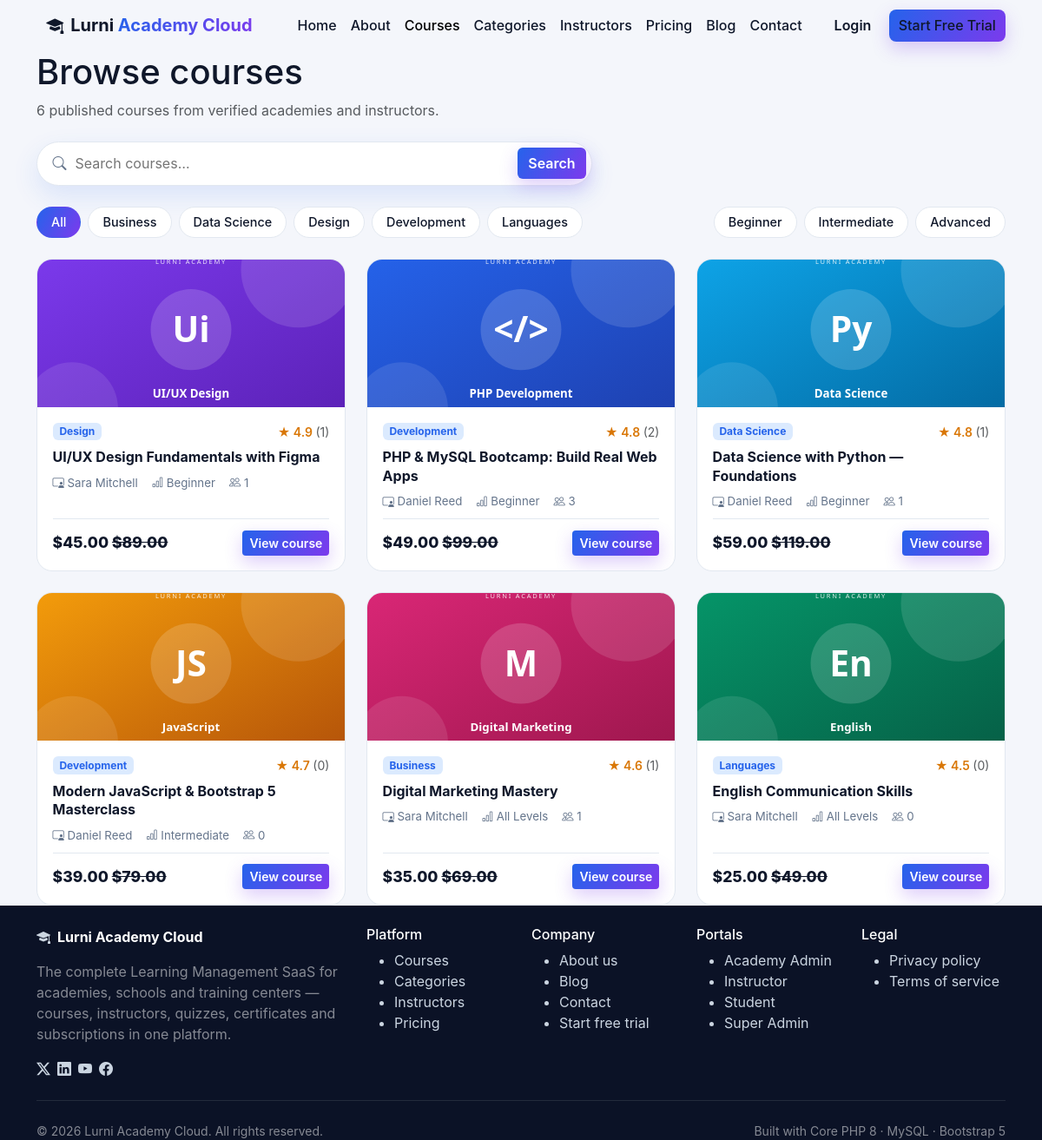
/courses.php, run on the app's committed database.
### tables this page shows
CREATE TABLE courses (
  id INT UNSIGNED AUTO_INCREMENT PRIMARY KEY,
  tenant_id INT UNSIGNED NOT NULL,
  instructor_id INT UNSIGNED NULL,
  category_id INT UNSIGNED NULL,
  title VARCHAR(190) NOT NULL,
  slug VARCHAR(190) NOT NULL,
  subtitle VARCHAR(255) NULL,
  description TEXT NULL,
  objectives TEXT NULL,
  requirements TEXT NULL,
  thumbnail VARCHAR(255) NULL,
  level ENUM('beginner','intermediate','advanced','all_levels') NOT NULL DEFAULT 'beginner',
  price DECIMAL(10,2) NOT NULL DEFAULT 0,
  old_price DECIMAL(10,2) NULL,
  language VARCHAR(60) NOT NULL DEFAULT 'English',
  rating DECIMAL(3,2) NOT NULL DEFAULT 0,
  status ENUM('draft','published','archived') NOT NULL DEFAULT 'draft',
  approval_status ENUM('pending','approved','rejected') NOT NULL DEFAULT 'approved',
  visibility ENUM('public','unlisted','private') NOT NULL DEFAULT 'public',
  is_featured TINYINT(1) NOT NULL DEFAULT 0,
  duration_minutes INT UNSIGNED NOT NULL DEFAULT 0,
  created_at DATETIME NOT NULL DEFAULT CURRENT_TIMESTAMP,
  updated_at DATETIME NOT NULL DEFAULT CURRENT_TIMESTAMP ON UPDATE CURRENT_TIMESTAMP,
  UNIQUE KEY uq_course_tenant_slug (tenant_id, slug),
  INDEX idx_course_tenant_status (tenant_id, status),
  CONSTRAINT fk_course_tenant FOREIGN KEY (tenant_id) REFERENCES tenants(id) ON DELETE CASCADE,
  CONSTRAINT fk_course_instructor FOREIGN KEY (instructor_id) REFERENCES instructors(id) ON DELETE SET NULL,
  CONSTRAINT fk_course_category FOREIGN KEY (category_id) REFERENCES categories(id) ON DELETE SET NULL
);

CREATE TABLE categories (
  id INT UNSIGNED AUTO_INCREMENT PRIMARY KEY,
  tenant_id INT UNSIGNED NOT NULL,
  name VARCHAR(120) NOT NULL,
  slug VARCHAR(120) NOT NULL,
  icon VARCHAR(60) NULL,
  color VARCHAR(20) NULL,
  description VARCHAR(255) NULL,
  status ENUM('active','hidden') NOT NULL DEFAULT 'active',
  created_at DATETIME NOT NULL DEFAULT CURRENT_TIMESTAMP,
  UNIQUE KEY uq_cat_tenant_slug (tenant_id, slug),
  CONSTRAINT fk_cat_tenant FOREIGN KEY (tenant_id) REFERENCES tenants(id) ON DELETE CASCADE
);

### includes/functions.php (called while the page is built, shortened)
<?php
function e(?string $v): string { return htmlspecialchars($v ?? '', ENT_QUOTES, 'UTF-8'); }
function getp(string $key, string $default = ''): string { return trim((string)($_GET[$key] ?? $default)); }
function money($n): string { return '$' . number_format((float)$n, 2); }
function paginate(int $total, int $perPage = 10): array {
    $page = max(1, (int)($_GET['page'] ?? 1));
    $pages = max(1, (int)ceil($total / $perPage));
    return ['page' => $page, 'pages' => $pages, 'offset' => ($page - 1) * $perPage, 'per' => $perPage];
}

### courses.php (the view, shortened to what this page needs)
<?php
require_once __DIR__ . '/includes/site-header.php';
$pdo = db();
$q = getp('q'); $catSlug = getp('category'); $level = getp('level');
$cats = []; $rows = []; $total = 0;
try {
    $cats = $pdo->query("SELECT name, slug FROM categories WHERE status='active' GROUP BY name, slug ORDER BY name")->fetchAll();
    $where = ["c.status='published'", "c.approval_status='approved'", "c.visibility='public'"]; $args = [];
    $sqlWhere = implode(' AND ', $where);
    $s = $pdo->prepare("SELECT COUNT(*) FROM courses c LEFT JOIN categories cat ON cat.id=c.category_id WHERE $sqlWhere");
    $s->execute($args); $total = (int)$s->fetchColumn();
    $pg = paginate($total, 12);
    $s = $pdo->prepare("SELECT c.*, cat.name AS category_name, u.name AS instructor_name,
        (SELECT COUNT(*) FROM enrollments en WHERE en.course_id=c.id) AS learners,
        (SELECT COUNT(*) FROM reviews r WHERE r.course_id=c.id AND r.status='published') AS review_count
        FROM courses c LEFT JOIN categories cat ON cat.id=c.category_id
        LEFT JOIN instructors i ON i.id=c.instructor_id LEFT JOIN users u ON u.id=i.user_id
        WHERE $sqlWhere ORDER BY c.is_featured DESC, c.rating DESC LIMIT {$pg['per']} OFFSET {$pg['offset']}");
    $s->execute($args); $rows = $s->fetchAll();
} catch (Throwable $ignored) {}
?>
<section class="page-hero">
  <div class="container">
    <h1>Browse courses</h1>
    <p class="text-muted mb-0"><?= $total ?> published course<?= $total === 1 ? '' : 's' ?> from verified academies and instructors.</p>
    <form class="hero-search mt-4" action="/courses.php" method="get" style="max-width:640px">
      <i class="bi bi-search"></i>
      <input type="search" name="q" value="<?= e($q) ?>" placeholder="Search courses…">
      <button class="btn btn-gradient" type="submit">Search</button>
    </form>
  </div>
</section>
<section class="section-pad pt-4">
  <div class="container">
    <div class="d-flex flex-wrap gap-2 mb-4">
      <a class="filter-chip <?= $catSlug === '' ? 'active' : '' ?>" href="/courses.php<?= $q ? '?q=' . urlencode($q) : '' ?>">All</a>
      <?php foreach ($cats as $cat): ?>
      <a class="filter-chip <?= $catSlug === $cat['slug'] ? 'active' : '' ?>" href="/courses.php?category=<?= e($cat['slug']) ?><?= $q ? '&q=' . urlencode($q) : '' ?>"><?= e($cat['name']) ?></a>
      <?php endforeach; ?>
      <span class="ms-auto d-flex gap-2">
        <?php foreach (['beginner' => 'Beginner', 'intermediate' => 'Intermediate', 'advanced' => 'Advanced'] as $lv => $label): ?>
        <a class="filter-chip <?= $level === $lv ? 'active' : '' ?>" href="/courses.php?level=<?= $lv ?>&category=<?= e($catSlug) ?>&q=<?= e($q) ?>"><?= $label ?></a>
        <?php endforeach; ?>
      </span>
    </div>
    <div class="row g-4">
      <?php foreach ($rows as $c): ?>
      <div class="col-md-6 col-lg-4">
        <article class="course-card">
          <a href="/course.php?id=<?= (int)$c['id'] ?>"><img src="<?= e($c['thumbnail'] ?: '/assets/img/course-default.svg') ?>" alt="<?= e($c['title']) ?>" class="course-thumb"></a>
          <div class="course-body">
            <div class="d-flex justify-content-between align-items-center">
              <span class="badge bg-primary-subtle text-primary"><?= e($c['category_name'] ?? 'General') ?></span>
              <span class="small text-warning fw-semibold">★ <?= number_format((float)$c['rating'], 1) ?> <span class="text-muted fw-normal">(<?= (int)$c['review_count'] ?>)</span></span>
            </div>
            <a class="course-title" href="/course.php?id=<?= (int)$c['id'] ?>"><?= e($c['title']) ?></a>
            <div class="course-meta"><span><i class="bi bi-person-video3"></i> <?= e($c['instructor_name'] ?? 'Instructor') ?></span><span class="text-capitalize"><i class="bi bi-bar-chart"></i> <?= e(str_replace('_', ' ', $c['level'])) ?></span><span><i class="bi bi-people"></i> <?= (int)$c['learners'] ?></span></div>
            <div class="course-foot">
              <span class="price"><?= (float)$c['price'] > 0 ? money($c['price']) : 'Free' ?><?php if (!empty($c['old_price'])): ?> <del><?= money($c['old_price']) ?></del><?php endif; ?></span>
              <a class="btn btn-sm btn-gradient" href="/course.php?id=<?= (int)$c['id'] ?>">View course</a>
            </div>
          </div>
        </article>
      </div>
      <?php endforeach; ?>
    </div>
  </div>
</section>
<?php require_once __DIR__ . '/includes/site-footer.php'; ?>

### assets/css/style.css (style rules this page uses)
:root { --blue:#2563eb; --blue-dark:#1d4ed8; --violet:#7c3aed; --violet-soft:#ede9fe; --ink:#0f172a; --muted:#64748b; --line:#e2e8f0; --bg:#f4f6fb; --card:#ffffff; --grad:linear-gradient(120deg,#2563eb 0%,#7c3aed 100%); --grad-soft:linear-gradient(135deg,#dbeafe 0%,#ede9fe 55%,#ffffff 100%); }
body { background:var(--bg);color:var(--ink);font-family:'Inter',system-ui,-apple-system,'Segoe UI',Roboto,sans-serif; }
a { color:var(--blue); }
.btn-gradient { background:var(--grad);color:#fff;border:none;font-weight:600;box-shadow:0 8px 20px rgba(124,58,237,.25); }
.hero-search { display:flex;align-items:center;gap:.5rem;background:#fff;border:1px solid var(--line);border-radius:999px;padding:.4rem .4rem .4rem 1.1rem;box-shadow:0 12px 30px rgba(37,99,235,.12); }
.hero-search i { color:var(--muted); }
.hero-search input { border:none;outline:none;flex:1;background:transparent; }
.course-card { background:#fff;border:1px solid var(--line);border-radius:18px;overflow:hidden;height:100%;display:flex;flex-direction:column;transition:.2s; }
.course-thumb { width:100%;height:170px;object-fit:cover;display:block; }
.course-body { padding:1.1rem;display:flex;flex-direction:column;gap:.55rem;flex:1; }
.course-title { font-weight:700;color:var(--ink);text-decoration:none;line-height:1.35; }
.course-meta { display:flex;gap:1rem;flex-wrap:wrap;color:var(--muted);font-size:.83rem; }
.course-foot { margin-top:auto;display:flex;justify-content:space-between;align-items:center;border-top:1px solid var(--line);padding-top:.8rem; }
.course-foot .price { font-weight:800;font-size:1.1rem; }
.filter-chip { border:1px solid var(--line);background:#fff;color:var(--ink);border-radius:999px;padding:.4rem 1rem;text-decoration:none;font-weight:500;font-size:.9rem; }
.filter-chip.active { background:var(--grad);color:#fff;border-color:transparent; }
.badge.bg-primary-subtle { background:#dbeafe !important; }
.text-primary { color:var(--blue) !important; }
.text-warning { color:#d97706 !important; }
img { max-width:100%; }

### data on the page
courses: thumbnail (picture), category.name "Design", rating "4.9", review_count "1", title "UI/UX Design Fundamentals with Figma", instructor_name "Sara Mitchell", level "Beginner", learners "1", price "$45.00", old_price "$89.00"
courses: thumbnail (picture), category.name "Development", rating "4.8", review_count "2", title "PHP & MySQL Bootcamp: Build Real Web Apps", instructor_name "Daniel Reed", level "Beginner", learners "3", price "$49.00", old_price "$99.00"
courses: thumbnail (picture), category.name "Data Science", rating "4.8", review_count "1", title "Data Science with Python — Foundations", instructor_name "Daniel Reed", level "Beginner", learners "1", price "$59.00", old_price "$119.00"
courses: thumbnail (picture), category.name "Development", rating "4.7", review_count "0", title "Modern JavaScript & Bootstrap 5 Masterclass", instructor_name "Daniel Reed", level "Intermediate", learners "0", price "$39.00", old_price "$79.00"
courses: thumbnail (picture), category.name "Business", rating "4.6", review_count "1", title "Digital Marketing Mastery", instructor_name "Sara Mitchell", level "All Levels", learners "1", price "$35.00", old_price "$69.00"
courses: thumbnail (picture), category.name "Languages", rating "4.5", review_count "0", title "English Communication Skills", instructor_name "Sara Mitchell", level "All Levels", learners "0", price "$25.00", old_price "$49.00"

### other printed values
$label "Home"
$label "About"
$label "Courses"
$label "Categories"
$label "Instructors"
$label "Pricing"
$label "Blog"
$label "Contact"
$total "6"
$cat['name'] "Business"
$cat['name'] "Data Science"
$cat['name'] "Design"
$cat['name'] "Development"
$cat['name'] "Languages"
$label "Beginner"
